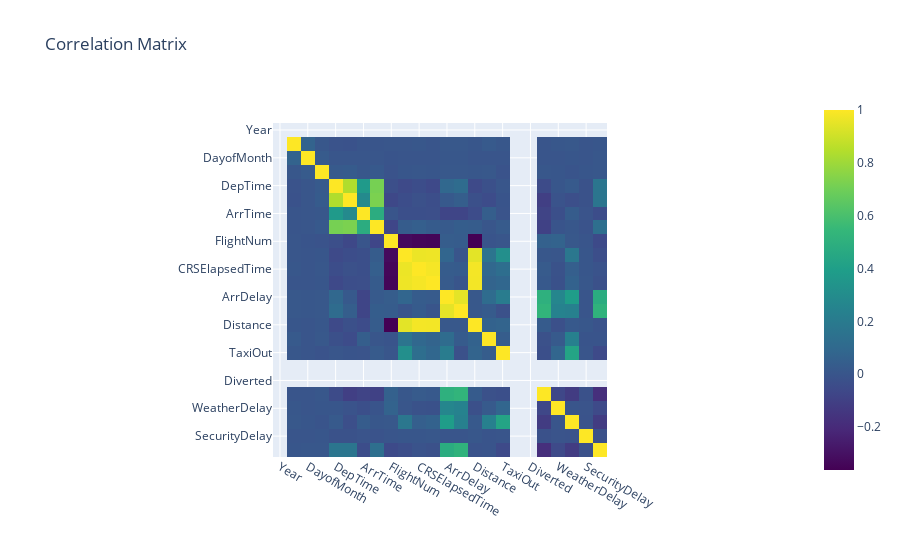

The notebook cell saved with this chart:
### Code cell
db.describe()

correlation_matrix = db.corr()
heatmap_fig = px.imshow(correlation_matrix, color_continuous_scale='Viridis', title='Correlation Matrix')
heatmap_fig.show()

### Figure 1 — Plotly figure (JSON) as saved in the notebook; plotly's stock layout.template omitted (floating-point values rounded to 4 significant figures; data arrays with more than 128 entries replaced by an {"elided": "..."} marker saying what was removed)
{"data": [{"coloraxis": "coloraxis", "hovertemplate": "x: %{x}<br>y: %{y}<br>color: %{z}<extra></extra>", "name": "0", "type": "heatmap", "x": ["Year", "Month", "DayofMonth", "DayOfWeek", "DepTime", "CRSDepTime", "ArrTime", "CRSArrTime", "FlightNum", "ActualElapsedTime", "CRSElapsedTime", "AirTime", "ArrDelay", "DepDelay", "Distance", "TaxiIn", "TaxiOut", "Cancelled", "Diverted", "CarrierDelay", "WeatherDelay", "NASDelay", "SecurityDelay", "LateAircraftDelay"], "xaxis": "x", "y": ["Year", "Month", "DayofMonth", "DayOfWeek", "DepTime", "CRSDepTime", "ArrTime", "CRSArrTime", "FlightNum", "ActualElapsedTime", "CRSElapsedTime", "AirTime", "ArrDelay", "DepDelay", "Distance", "TaxiIn", "TaxiOut", "Cancelled", "Diverted", "CarrierDelay", "WeatherDelay", "NASDelay", "SecurityDelay", "LateAircraftDelay"], "yaxis": "y", "z": {"elided": "24x24 float values"}}], "layout": {"coloraxis": {"colorscale": [[0, "#440154"], [0.1111, "#482878"], [0.2222, "#3e4989"], [0.3333, "#31688e"], [0.4444, "#26828e"], [0.5556, "#1f9e89"], [0.6667, "#35b779"], [0.7778, "#6ece58"], [0.8889, "#b5de2b"], [1, "#fde725"]]}, "title": {"text": "Correlation Matrix"}, "xaxis": {"anchor": "y", "constrain": "domain", "domain": [0, 1], "scaleanchor": "y"}, "yaxis": {"anchor": "x", "autorange": "reversed", "constrain": "domain", "domain": [0, 1]}}}
